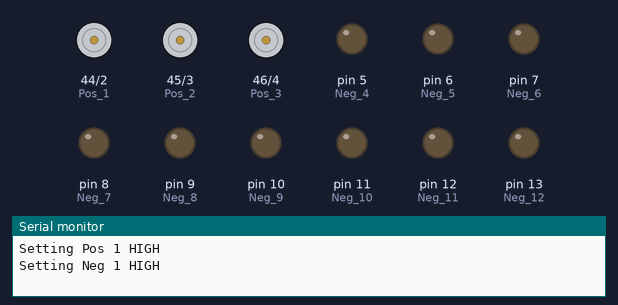
Recording of a sketch running on a simulated Arduino Mega 2560, built with avr-gcc and run on an emulated ATmega2560. On the bench: motor-driver pin pairs drawn as motors (green arrow = first pin HIGH = forward, orange = second pin HIGH = backward, longer = more drive), output pins drawn as LEDs (lit = HIGH), the last lines printed to the serial monitor.

Above: at 0.1 s.
At 4.1 s:
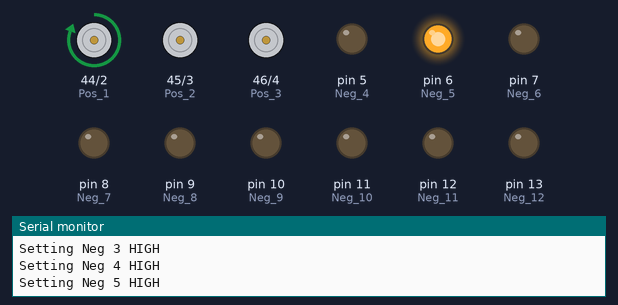
At 9.1 s:
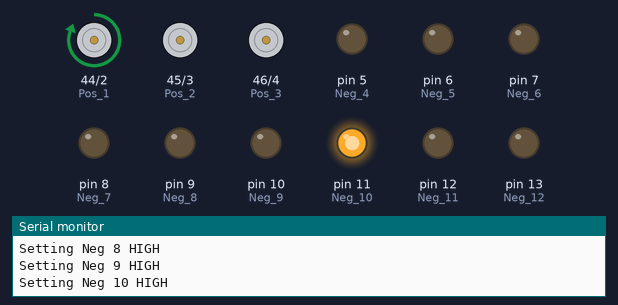
At 19.1 s:
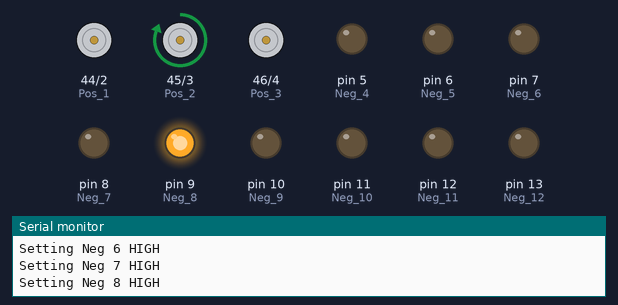
At 29.1 s:
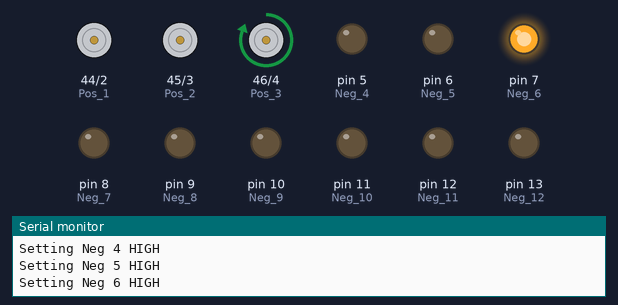
At 39.1 s:
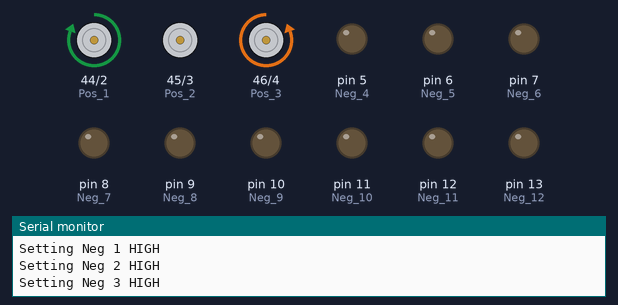
Timing chart, 0 to 40.0 s (numbered marks = the images above):
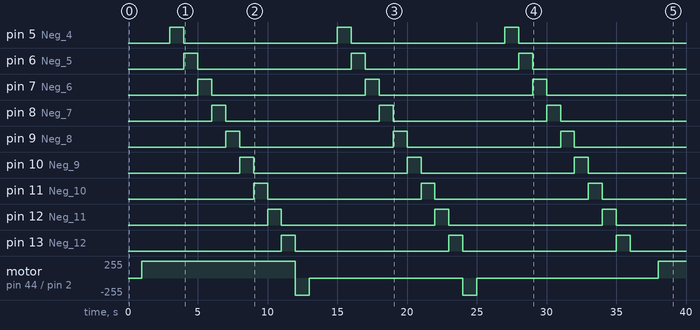

The sketch:

Arduino_Test.ino
```cpp
#include <Arduino.h>
#define Neg_1  2
#define Neg_2  3
#define Neg_3  4
#define Neg_4  5
#define Neg_5  6
#define Neg_6  7
#define Neg_7  8
#define Neg_8  9
#define Neg_9  10
#define Neg_10 11
#define Neg_11 12
#define Neg_12 13

#define Pos_1 44
#define Pos_2 45
#define Pos_3 46


void cyle_neg();

void setup() {
  Serial.begin(115200);

  pinMode(Neg_1, OUTPUT);
  pinMode(Neg_2, OUTPUT);
  pinMode(Neg_3, OUTPUT);
  pinMode(Neg_4, OUTPUT);
  pinMode(Neg_5, OUTPUT);
  pinMode(Neg_6, OUTPUT);
  pinMode(Neg_7, OUTPUT);
  pinMode(Neg_8, OUTPUT);
  pinMode(Neg_9, OUTPUT);
  pinMode(Neg_10, OUTPUT);
  pinMode(Neg_11, OUTPUT);
  pinMode(Neg_12, OUTPUT);
  pinMode(Pos_1, OUTPUT);
  pinMode(Pos_2, OUTPUT);
  pinMode(Pos_3, OUTPUT);
}

void loop() {
  Serial.println("Setting Pos 1 HIGH");
  digitalWrite(Pos_1, HIGH);
  cyle_neg();
  digitalWrite(Pos_1, LOW);

  Serial.println("Setting Pos 2 HIGH");
  digitalWrite(Pos_2, HIGH);
  cyle_neg();
  digitalWrite(Pos_2, LOW);

  Serial.println("Setting Pos 3 HIGH");
  digitalWrite(Pos_3, HIGH);
  cyle_neg();
  digitalWrite(Pos_3, LOW);
  delay(1000);
}

void cyle_neg(){

  Serial.println("Setting Neg 1 HIGH");
  digitalWrite(Neg_1, HIGH);
  delay(1000);
  digitalWrite(Neg_1, LOW);

  Serial.println("Setting Neg 2 HIGH");
  digitalWrite(Neg_2, HIGH);
  delay(1000);
  digitalWrite(Neg_2, LOW);

  Serial.println("Setting Neg 3 HIGH");
  digitalWrite(Neg_3, HIGH);
  delay(1000);
  digitalWrite(Neg_3, LOW);

  Serial.println("Setting Neg 4 HIGH");
  digitalWrite(Neg_4, HIGH);
  delay(1000);
  digitalWrite(Neg_4, LOW);

  Serial.println("Setting Neg 5 HIGH");
  digitalWrite(Neg_5, HIGH);
  delay(1000);
  digitalWrite(Neg_5, LOW);

  Serial.println("Setting Neg 6 HIGH");
  digitalWrite(Neg_6, HIGH);
  delay(1000);
  digitalWrite(Neg_6, LOW);

  Serial.println("Setting Neg 7 HIGH");
  digitalWrite(Neg_7, HIGH);
  delay(1000);
  digitalWrite(Neg_7, LOW);

  Serial.println("Setting Neg 8 HIGH");
  digitalWrite(Neg_8, HIGH);
  delay(1000);
  digitalWrite(Neg_8, LOW);

  Serial.println("Setting Neg 9 HIGH");
  digitalWrite(Neg_9, HIGH);
  delay(1000);
  digitalWrite(Neg_9, LOW);

  Serial.println("Setting Neg 10 HIGH");
  digitalWrite(Neg_10, HIGH);
  delay(1000);
  digitalWrite(Neg_10, LOW);

  Serial.println("Setting Neg 11 HIGH");
  digitalWrite(Neg_11, HIGH);
  delay(1000);
  digitalWrite(Neg_11, LOW);

  Serial.println("Setting Neg 12 HIGH");
  digitalWrite(Neg_12, HIGH);
  delay(1000);
  digitalWrite(Neg_12, LOW);
}
```

Measured:
- by itself, pin 5 (Neg_4), pin 6 (Neg_5), pin 7 (Neg_6), pin 8 (Neg_7), pin 9 (Neg_8), pin 10 (Neg_9), pin 11 (Neg_10), pin 12 (Neg_11), pin 13 (Neg_12): alternates HIGH for 1.0 s and LOW for 11.0 s
- by itself, motor on pin 45 (Pos_2) / pin 3 (Neg_2): stopped → backward 255/255 at 1.0 s, → stopped 1.0 s later, → forward 255/255 10.0 s later, → stopped 1.0 s later, … (10 changes in this stretch)
